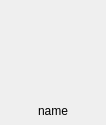
<?xml version="1.0" encoding="UTF-8"?>
<ui version="4.0">
 <class>Frame</class>
 <widget class="QFrame" name="Frame">
  <property name="geometry">
   <rect>
    <x>0</x>
    <y>0</y>
    <width>106</width>
    <height>125</height>
   </rect>
  </property>
  <property name="windowTitle">
   <string>Frame</string>
  </property>
  <layout class="QVBoxLayout" name="verticalLayout">
   <property name="spacing">
    <number>0</number>
   </property>
   <property name="leftMargin">
    <number>5</number>
   </property>
   <property name="topMargin">
    <number>5</number>
   </property>
   <property name="rightMargin">
    <number>5</number>
   </property>
   <property name="bottomMargin">
    <number>5</number>
   </property>
   <item>
    <widget class="AvatarWidget" name="avatar">
     <property name="minimumSize">
      <size>
       <width>96</width>
       <height>96</height>
      </size>
     </property>
     <property name="maximumSize">
      <size>
       <width>96</width>
       <height>96</height>
      </size>
     </property>
    </widget>
   </item>
   <item>
    <widget class="StrongBodyLabel" name="name">
     <property name="minimumSize">
      <size>
       <width>96</width>
       <height>19</height>
      </size>
     </property>
     <property name="maximumSize">
      <size>
       <width>96</width>
       <height>19</height>
      </size>
     </property>
     <property name="text">
      <string>name</string>
     </property>
     <property name="alignment">
      <set>Qt::AlignCenter</set>
     </property>
    </widget>
   </item>
  </layout>
 </widget>
 <customwidgets>
  <customwidget>
   <class>StrongBodyLabel</class>
   <extends>QLabel</extends>
   <header>qfluentwidgets</header>
  </customwidget>
  <customwidget>
   <class>ImageLabel</class>
   <extends>QLabel</extends>
   <header>qfluentwidgets</header>
  </customwidget>
  <customwidget>
   <class>AvatarWidget</class>
   <extends>ImageLabel</extends>
   <header>qfluentwidgets</header>
  </customwidget>
 </customwidgets>
 <resources/>
 <connections/>
</ui>
